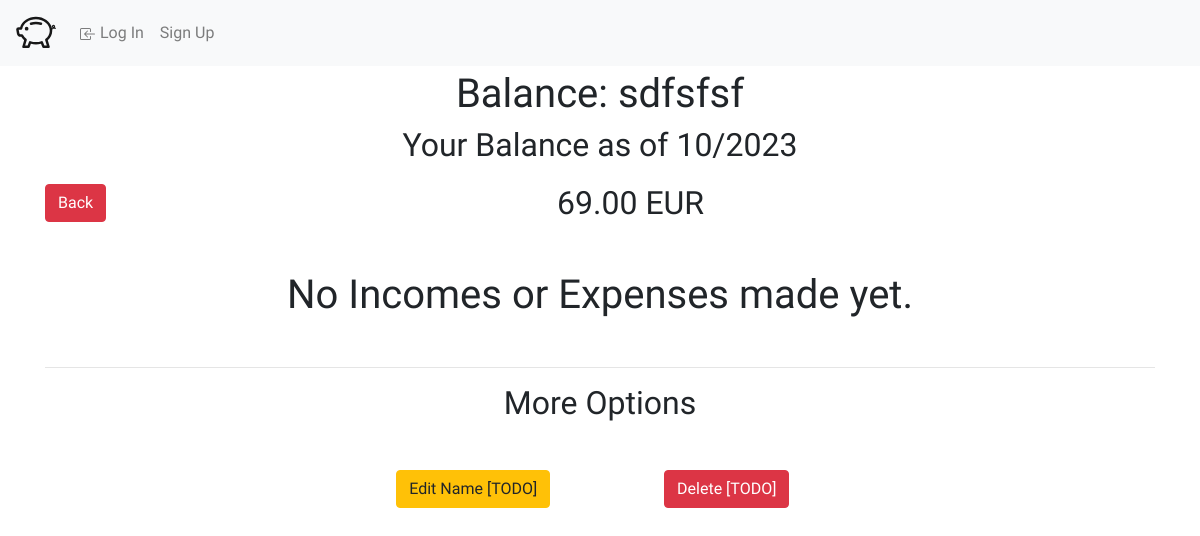
Before: /balances/37 with the older database file.
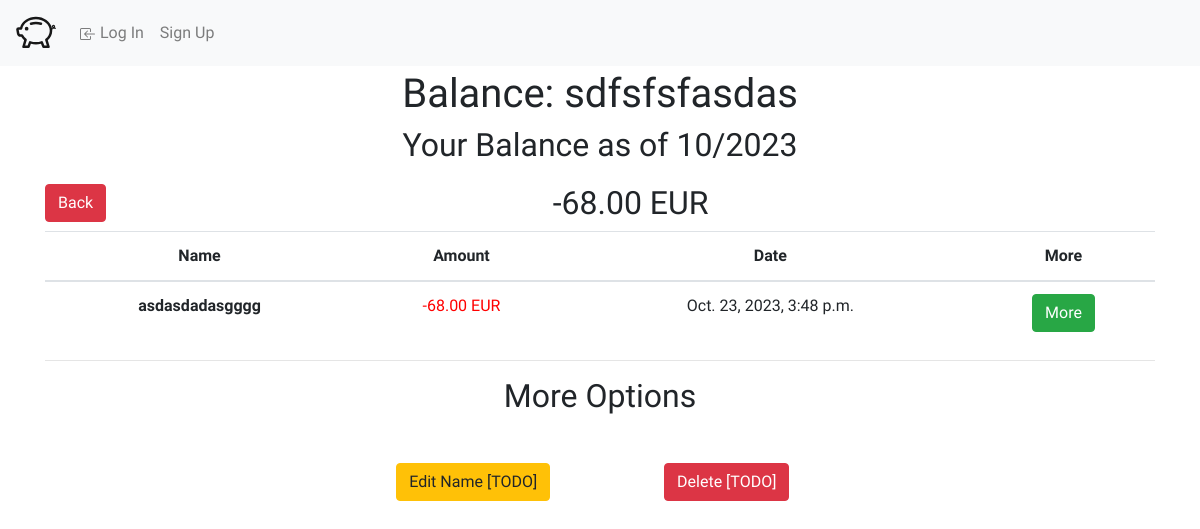
After: the same page with the newer database file.
### WalletWise/models.py (models this page shows, shortened)
class Funds(models.Model):
    budget = models.ForeignKey("MonthBudget",related_name="funds", on_delete=models.CASCADE)
    title = models.CharField(max_length=64)
    amount = models.DecimalField(decimal_places=2, max_digits=20)
    defaultOwner = models.ForeignKey("User", related_name="defaultFunds", on_delete=models.DO_NOTHING, default=None, null=True)

class FundsChange(models.Model):
    budget = models.ForeignKey("MonthBudget",related_name="fundsChanges", on_delete=models.CASCADE)
    title = models.CharField(max_length=64)
    description = models.CharField(max_length=200, default="No Description")
    amount = models.DecimalField(decimal_places=2, max_digits=20)
    destination = models.ForeignKey("Funds", related_name="associatedFundsChanges", on_delete=models.CASCADE)
    reoccuring = models.BooleanField(default=False)
    dateTime = models.DateTimeField(auto_now_add=True)
    is_expense = models.BooleanField(default=False, blank=False)

### WalletWise/views.py (the view)
# urls.py: path("balances/<int:id>", views.balance, name="balance"),
def balance(request, id):
    balance = Funds.objects.get(id=id)
    currentBudget= balance.budget
    return render(request, "WalletWise/balance.html", {
        'balance': balance,
        'budget': currentBudget
    })

### WalletWise/models.py (called while the page is built)
    @property
    def month(self):
        return self.date.month

    @property
    def year(self):
        return self.date.year

### WalletWise/templates/WalletWise/balance.html (shortened to what this page needs)
{% extends "WalletWise/layout.html" %}
{% block body %}
    <div class="container text-center">
        <h1>Balance: {{balance.title}}</h1>
        <h2>Your Balance as of {{budget.month}}/{{budget.year}}</h2>
        <div style="margin-top: 20px;">
            <a style="float: left;" class="btn btn-danger" href="{% url 'balances' %}" role="button">Back</a>
            <h2>{{balance.amount}} EUR</h2>
        </div>
        {% if balance.associatedFundsChanges.all|length > 0 %}
            <table class="table">
                <thead>
                    <tr>
                        <th scope="col">Name</th>
                        <th scope="col">Amount</th>
                        <th scope="col">Date</th>
                        <th scope="col">More</th>
                    </tr>
                </thead>
                <tbody>
                    {% for fundsChange in balance.associatedFundsChanges.all %}
                    <tr>
                        <th scope="row">{{fundsChange.title}}</th>
                        {% if fundsChange.is_expense %}
                            <td style="color: red;">{{fundsChange.amount}} EUR</td>
                        {% else %}
                            <td style="color: green;">{{fundsChange.amount}} EUR</td>
                        {% endif %}
                        <td>{{fundsChange.dateTime}}</td>
                        <td><a class="btn btn-success" href="{% url 'fundsChange' id=fundsChange.id  %}" role="button">More</a></td>
                    </tr>
                    {% endfor %}
                </tbody>
            </table>
        {% else %}
            <h1 class="my-5">No Incomes or Expenses made yet.</h1>
        {% endif %}
        <hr>
        <h2>More Options</h2>
        <div class="row m-5">
            <div class="col-md-3"></div>
            <div class="col-md-3"><a class="btn btn-warning" href="{% url 'editBalance' id=balance.id %}" role="button">Edit Name [TODO]</a></div>
            <div class="col-md-3"><a class="btn btn-danger" href="#" role="button">Delete [TODO]</a></div>
        </div>
    </div>
{% endblock %}

Changed rows visible on the page:
changed Funds: title "sdfsfsf" → "sdfsfsfasdas"; amount "69.00" → "-68.00"
added FundsChange: title "asdasdadasgggg", amount "-68.00", dateTime "Oct. 23, 2023, 3:48 p.m."
Other visible differences:
text no longer shown: "No Incomes or Expenses made yet."
text now shown: "Name Amount Date More"
